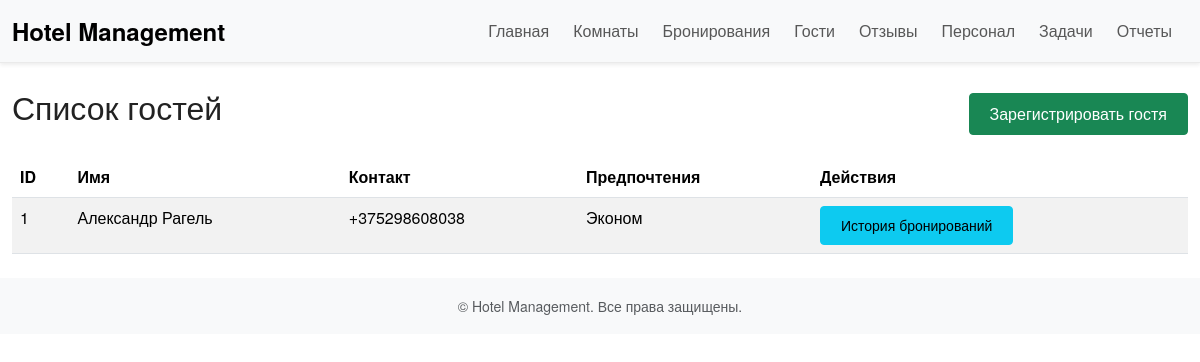
The page /guests on the database as committed earlier.
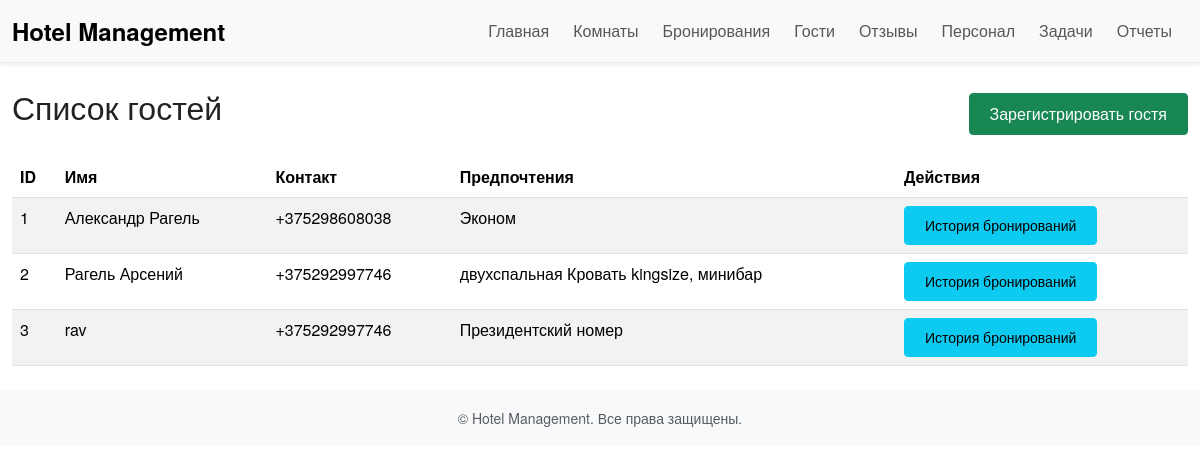
The same page on the database as committed later.
### tables this page shows
CREATE TABLE guests (
            id INTEGER PRIMARY KEY AUTOINCREMENT,
            name TEXT NOT NULL,
            contact TEXT,
            preferences TEXT
        );

### app.py (the view)
@app.route('/guests')
def list_guests():
    conn = get_db_connection()
    guests = conn.execute('SELECT * FROM guests').fetchall()
    conn.close()
    return render_template('guests.html', guests=guests)

### app.py (called while the page is built)
def get_db_connection():
    conn = sqlite3.connect(DATABASE)
    conn.row_factory = sqlite3.Row  # позволит обращаться по именам столбцов
    return conn

### templates/guests.html (shortened to what this page needs)
{% extends 'base.html' %}
{% block content %}
<div class="d-flex justify-content-between align-items-center mb-3">
  <h2>Список гостей</h2>
  <a class="btn btn-success" href="{{ url_for('register_guest') }}">Зарегистрировать гостя</a>
</div>
<table class="table table-striped">
  <thead>
    <tr>
      <th>ID</th>
      <th>Имя</th>
      <th>Контакт</th>
      <th>Предпочтения</th>
      <th>Действия</th>
    </tr>
  </thead>
  <tbody>
    {% for guest in guests %}
    <tr>
      <td>{{ guest['id'] }}</td>
      <td>{{ guest['name'] }}</td>
      <td>{{ guest['contact'] }}</td>
      <td>{{ guest['preferences'] }}</td>
      <td>
        <a class="btn btn-info btn-sm" href="{{ url_for('guest_history', guest_id=guest['id']) }}">История бронирований</a>
      </td>
    </tr>
    {% endfor %}
  </tbody>
</table>
{% endblock %}

Rows that differ between the two databases and show on the page:
added guests: id "2", name "Рагель Арсений", contact "+375292997746", preferences "двухспальная Кровать kingsize, минибар"
added guests: id "3", name "rav", contact "+375292997746", preferences "Президентский номер"
